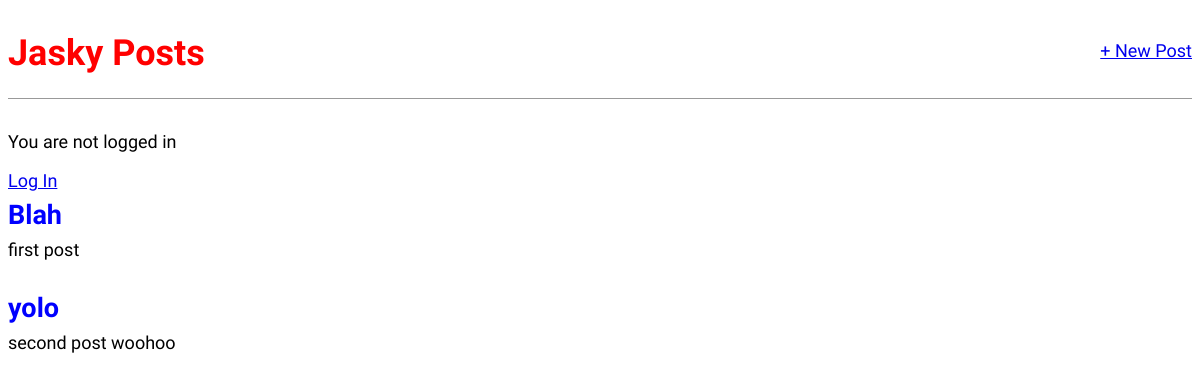
The app's page /, older data.
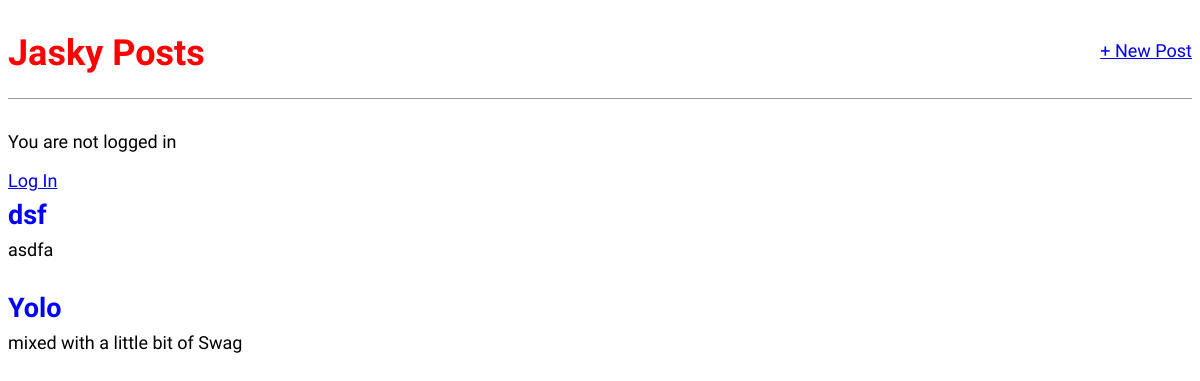
The same page, newer data.
### blog/models.py (models this page shows, shortened)
class Post(models.Model):
    title = models.CharField(max_length=200)
    author = models.ForeignKey('auth.User', on_delete=models.CASCADE)
    body = models.TextField()

### blog/views.py (the view)
# urls.py: path('', BlogListView.as_view(), name='home'),
class BlogListView(ListView):
    model = Post
    template_name = 'home.html'

### templates/home.html
{% extends 'base.html' %}
{% block content %}
{% for post in object_list %}
<div class="post-entry">
  <h2> <a href="{% url 'post_detail' post.pk %}">{{ post.title }}</a></h2>
  <p> {{ post.body }}</p>
</div>
{% endfor %}
{% endblock content %}

### templates/base.html (shortened to what this page needs)
<!DOCTYPE html>
{% load static %}
<html lang="en" dir="ltr">
  <head>
    <link rel="stylesheet" href="{% static 'css/base.css' %}">
  </head>
  <body>
    <header>
      <div class="nav-left">
        <h1> <a href="{% url 'home' %}">Jasky Posts</a></h1>
      </div>
      <div class="nav-right">
        <a href="{% url 'post_new' %}">+ New Post</a>
      </div>
    </header>
    {% if user.is_authenticated %}
    <p>Hi {{ user.username }} </p>
    <p> <a href="{% url 'logout'%}">Log out</a> </p>
    {% else %}
    <p>You are not logged in</p>
    <a href="{% url 'login' %}">Log In</a>
    {% endif %}
      {% block content %}
      {% endblock content %}
  </body>
</html>

### static/css/base.css (style rules this page uses)
body { font-family: 'Source Sans Pro', sans-serif; font-size: 18px; }
header { border-bottom: 1px solid #999; margin-bottom: 2rem; display: flex; }
header h1 a { color: red; text-decoration: none; }
.nav-left { margin-right: auto; }
.nav-right { display: flex; padding-top: 2rem; }
.post-entry { margin-bottom: 2rem; }
.post-entry h2 { margin: 0.5rem 0; }
.post-entry h2 a, .post-entry h2 a:visited { color: blue; text-decoration: none; }
.post-entry p { margin: 0; font-weight: 400; }

Row changes from the older to the newer data that the page shows:
removed Post: title "Blah", body "first post"
removed Post: title "yolo", body "second post woohoo"
added Post: title "dsf", body "asdfa"
added Post: title "Yolo", body "mixed with a little bit of Swag"
